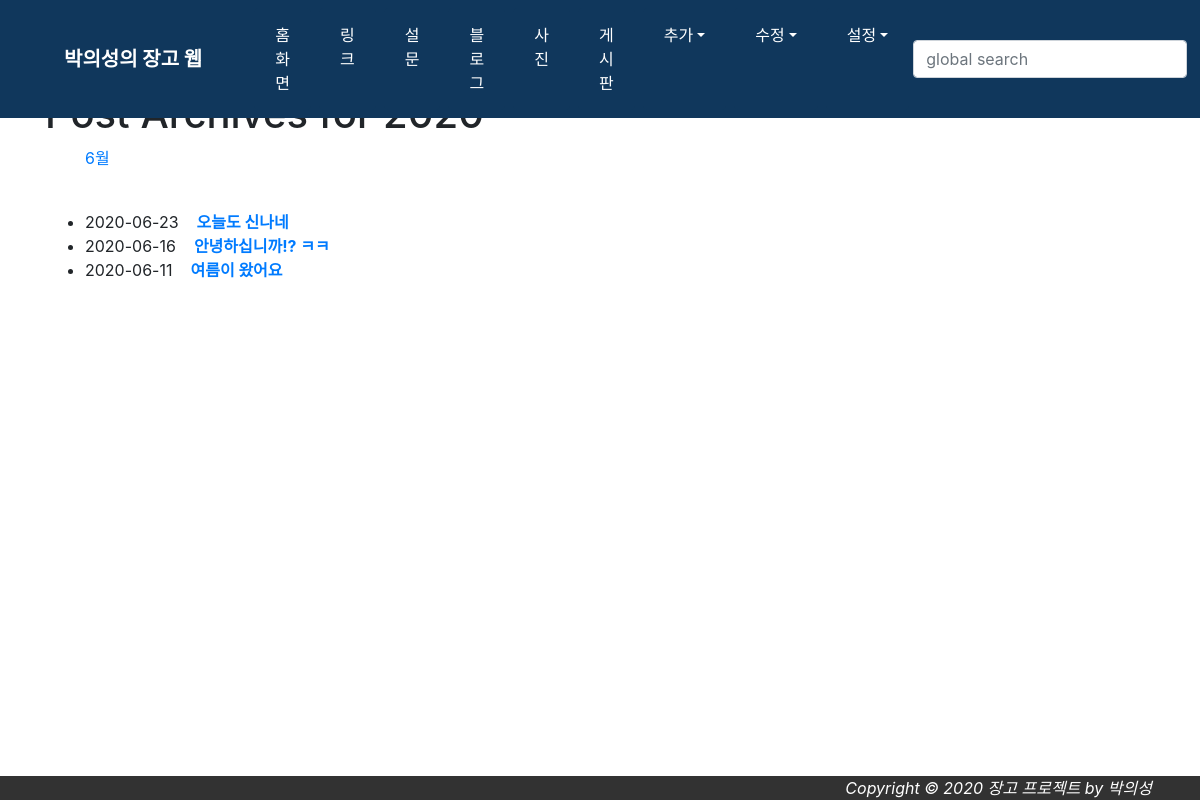
Screenshot of /blog/archive/2020/ with the database file from the repository.
### blog/models.py (models this page shows, shortened)
class Post(models.Model):
    title = models.CharField(verbose_name='TITLE', max_length=50)
    slug = models.SlugField('SLUG', unique=True, allow_unicode=True, help_text='one word for title alias.')
    description = models.CharField('DESCRIPTION', max_length=100, blank=True, help_text='simple description text.')
    content = models.TextField('CONTENT')
    create_dt = models.DateTimeField('CREATE DATE', auto_now_add=True)
    modify_dt = models.DateTimeField('MODIFY DATE', auto_now=True)
    tags = TaggableManager(blank=True)
    owner = models.ForeignKey(User, on_delete=models.CASCADE, verbose_name='OWNER', blank=True, null=True)
    class Meta:
        verbose_name = 'post'
        verbose_name_plural = 'posts'
        db_table = 'blog_posts'
        ordering = ('-modify_dt',)
    def get_absolute_url(self):
        return reverse('blog:post_detail', args=(self.slug,))

### blog/views.py (the view)
# urls.py: path('archive/<int:year>/', views.PostYAV.as_view(), name='post_year_archive'),
class PostYAV(YearArchiveView):
    model = Post
    date_field = 'modify_dt'
    make_object_list = True

### blog/templates/blog/post_archive_year.html (shortened to what this page needs)
{% extends "base.html" %}
{% block content %}
	<h1>Post Archives for {{ year|date:"Y" }}</h1>
<ul>
    {% for date in date_list %}
    <li style="display: inline;">
        <a href="{% url 'blog:post_month_archive' year|date:'Y' date|date:'b' %}">{{ date|date:"F" }}</a></li>
    {% endfor %}
</ul>
<br>
<div>
    <ul>
        {% for post in object_list %}
        <li>{{ post.modify_dt|date:"Y-m-d" }}&nbsp;&nbsp;&nbsp;
        <a href="{{ post.get_absolute_url }}"><strong>{{ post.title }}</strong></a></li>
        {% endfor %}
    </ul>
</div>
{% endblock %}

### rows the page displays
Post: modify_dt "2020-06-23", title "오늘도 신나네"
Post: modify_dt "2020-06-16", title "안녕하십니까!? ㅋㅋ"
Post: modify_dt "2020-06-11", title "여름이 왔어요"

### other values shown
{{ date|date:"F" }} "6월"
